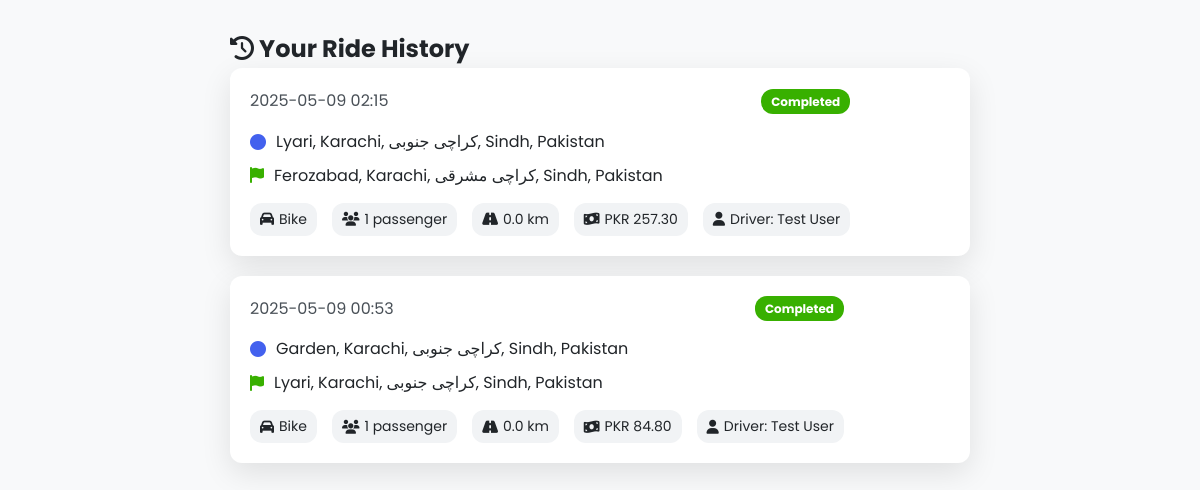
Screenshot of /ride-history (signed in) with the database file from the repository.
### tables this page shows
CREATE TABLE rides
                 (id INTEGER PRIMARY KEY AUTOINCREMENT,
                 user_id INTEGER NOT NULL,
                 driver_id INTEGER,
                 vehicle_type TEXT NOT NULL,
                 passengers INTEGER NOT NULL,
                 pickup TEXT NOT NULL,
                 dropoff TEXT NOT NULL,
                 distance REAL NOT NULL,
                 fare REAL NOT NULL,
                 status TEXT NOT NULL CHECK(status IN ('pending', 'assigned', 'in_progress', 'completed', 'cancelled')),
                 created_at TIMESTAMP DEFAULT CURRENT_TIMESTAMP,
                 assigned_at TIMESTAMP,
                 started_at TIMESTAMP,
                 completed_at TIMESTAMP,
                 FOREIGN KEY(user_id) REFERENCES users(id),
                 FOREIGN KEY(driver_id) REFERENCES users(id));

CREATE TABLE users
                 (id INTEGER PRIMARY KEY AUTOINCREMENT,
                 email TEXT UNIQUE NOT NULL,
                 password TEXT NOT NULL,
                 name TEXT NOT NULL,
                 role TEXT NOT NULL CHECK(role IN ('user', 'driver', 'admin')),
                 available BOOLEAN DEFAULT 1,
                 created_at TIMESTAMP DEFAULT CURRENT_TIMESTAMP);

### app.py (the view)
@app.route('/ride-history')
def ride_history():
    if 'user_id' not in session:
        return redirect(url_for('login'))
    conn = sqlite3.connect('ride_hailing.db')
    c = conn.cursor()
    c.execute("""
        SELECT
            r.id,
            r.user_id,
            r.driver_id,
            r.vehicle_type,
            r.passengers,
            r.pickup,
            r.dropoff,
            r.distance,
            r.fare,
            r.status,  -- This is index 9 (0-based)
            strftime('%Y-%m-%d %H:%M', r.created_at) as created_at,
            strftime('%Y-%m-%d %H:%M', r.assigned_at) as assigned_at,
            strftime('%Y-%m-%d %H:%M', r.started_at) as started_at,
            strftime('%Y-%m-%d %H:%M', r.completed_at) as completed_at,
            u.name as driver_name
        FROM rides r
        LEFT JOIN users u ON r.driver_id = u.id
        WHERE r.user_id = ?
        ORDER BY r.created_at DESC
    """, (session['user_id'],))
    rides = c.fetchall()
    conn.close()
    return render_template('rides/history.html', rides=rides)

### app.py (called while the page is built)
@app.before_request
def require_login():
    allowed_routes = ['index', 'login', 'register', 'static']
    if request.endpoint not in allowed_routes and 'user_id' not in session:
        return redirect(url_for('login'))

### templates/rides/history.html (shortened to what this page needs)
{% extends "base.html" %}
{% block content %}
<div class="history-container">
    <div class="history-header">
        <h2><i class="fas fa-history"></i> Your Ride History</h2>
    </div>
    {% if rides %}
    <div class="rides-list">
        {% for ride in rides %}
        <div class="ride-card">
            <div class="ride-info">
                <div class="ride-meta">
                    <span class="ride-date">{{ ride[10] or 'Date not available' }}</span>
                    <span class="ride-status {{ ride[9].lower() }}">{{ ride[9]|replace('_', ' ')|title }}</span>
                </div>
                <div class="ride-route">
                    <div class="location">
                        <i class="fas fa-circle pickup-icon"></i>
                        <span>{{ ride[5] }}</span>
                    </div>
                    <div class="location">
                        <i class="fas fa-flag dropoff-icon"></i>
                        <span>{{ ride[6] }}</span>
                    </div>
                </div>
                <div class="ride-details">
                    <div class="detail">
                        <i class="fas fa-car"></i>
                        <span>{{ ride[3]|capitalize }}</span>
                    </div>
                    <div class="detail">
                        <i class="fas fa-users"></i>
                        <span>{{ ride[4] }} passenger{% if ride[4] > 1 %}s{% endif %}</span>
                    </div>
                    <div class="detail">
                        <i class="fas fa-road"></i>
                        <span>{{ "%.1f"|format(ride[7]) }} km</span>
                    </div>
                    <div class="detail">
                        <i class="fas fa-money-bill-wave"></i>
                        <span>PKR {{ "%.2f"|format(ride[8]) }}</span>
                    </div>
                    {% if ride[14] %}
                    <div class="detail">
                        <i class="fas fa-user"></i>
                        <span>Driver: {{ ride[14] }}</span>
                    </div>
                    {% endif %}
                </div>
            </div>
        </div>
        {% endfor %}
    </div>
    {% else %}
    <div class="no-rides">
        <i class="fas fa-car fa-3x"></i>
        <p>No rides yet. Book your first ride!</p>
    </div>
    {% endif %}
</div>
{% endblock %}

### static/css/app.css (style rules this page uses)
:root { --primary: #4361ee; --primary-light: #4895ef; --primary-dark: #3a0ca3; --secondary: #f72585; --accent: #4cc9f0; --success: #38b000; --warning: #ffaa00; --error: #ef233c; --background: #f8f9fa; --surface: #ffffff; --surface-alt: #f1f3f5; --text: #212529; --text-secondary: #495057; --border: #e9ecef; --border-radius: 12px; --box-shadow: 0 10px 30px rgba(0, 0, 0, 0.1); --transition: all 0.3s cubic-bezier(0.25, 0.8, 0.25, 1); --icon-filter: none; }
* { margin: 0; padding: 0; box-sizing: border-box; }
html, body { height: 100%; }
body { font-family: 'Poppins', sans-serif; background-color: var(--background); color: var(--text); transition: var(--transition); line-height: 1.6; }
.dropoff-icon { color: var(--success); }
.ride-card { display: flex; justify-content: space-between; align-items: center; padding: 15px; margin-bottom: 15px; background: var(--surface); border-radius: var(--border-radius); box-shadow: var(--box-shadow); }
.ride-meta { display: flex; gap: 15px; }
.ride-date { color: var(--text-secondary); }

### templates/rides/history.html (style rules this page uses)
.history-container { padding: 30px; max-width: 800px; margin: 0 auto; }
.ride-card { background: var(--surface); border-radius: var(--border-radius); box-shadow: var(--box-shadow); padding: 20px; margin-bottom: 20px; transition: var(--transition); }
.ride-meta { display: flex; justify-content: space-between; margin-bottom: 15px; align-items: center; }
.ride-status { padding: 3px 10px; border-radius: 12px; font-size: 12px; font-weight: bold; text-transform: capitalize; }
.ride-status.completed { background: var(--success); color: white; }
.ride-route { margin-bottom: 15px; }
.location { display: flex; align-items: center; margin-bottom: 8px; }
.location i { margin-right: 10px; }
.pickup-icon { color: var(--primary); }
.dropoff-icon { color: var(--success); }
.ride-details { display: flex; gap: 15px; flex-wrap: wrap; }
.detail { display: flex; align-items: center; gap: 5px; font-size: 14px; background: var(--surface-alt); padding: 5px 10px; border-radius: var(--border-radius); }

### rows the page displays
rides: ride "2025-05-09 02:15", status "Completed", pickup "Lyari, Karachi, کراچی جنوبی, Sindh, Pakistan", dropoff "Ferozabad, Karachi, کراچی مشرقی, Sindh, Pakistan", vehicle_type "Bike", passengers "1", distance "0.0", fare "257.30", name "Test User"
rides: ride "2025-05-09 00:53", status "Completed", pickup "Garden, Karachi, کراچی جنوبی, Sindh, Pakistan", dropoff "Lyari, Karachi, کراچی جنوبی, Sindh, Pakistan", vehicle_type "Bike", passengers "1", distance "0.0", fare "84.80", name "Test User"
